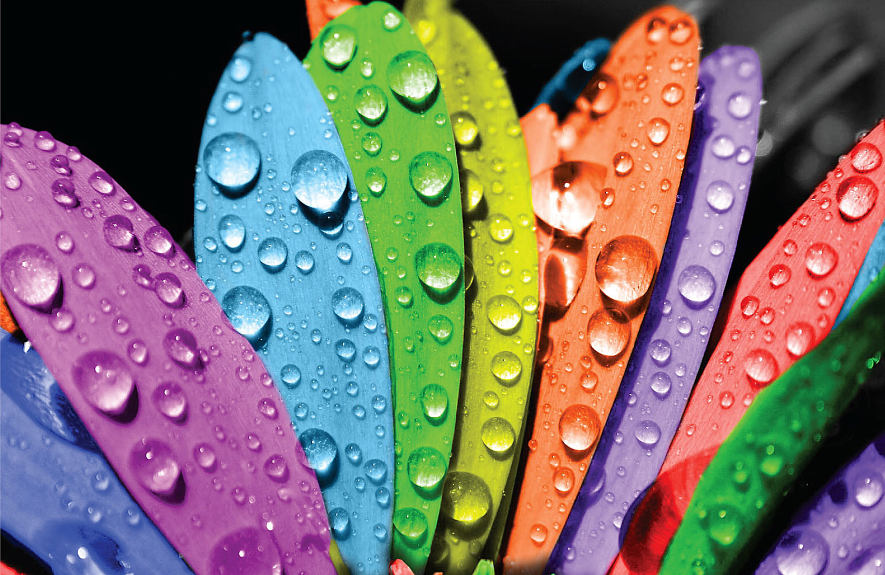
//> input picture prj.lab/lab09/Leaves/Листья.jpg, 1769 x 1150 px (shown at 1/2 size)
$ ./main   (built with g++ and OpenCV 4)
//> lines starting //> are read from the running program, lines starting //| are printed output that depends on the picture
//> further down, img is the input picture: 1150 rows x 1769 cols, CV_8UC3; mean B, G, R 108.8, 112.7, 124.1
#include <opencv2/opencv.hpp>
#include <string>
#include <iostream>
#include <vector>

// Функция для линейного RGB преобразования
cv::Mat linearizeRGB(const cv::Mat& src) {
    cv::Mat linRGB;
    src.convertTo(linRGB, CV_32F, 1.0 / 255.0);

    cv::Mat linRGBChannels[3];
    cv::split(linRGB, linRGBChannels);

    for (int i = 0; i < 3; ++i) {
        cv::pow(linRGBChannels[i], 1.9, linRGBChannels[i]); // Gamma correction with gamma=2.2
    }

    cv::merge(linRGBChannels, 3, linRGB);
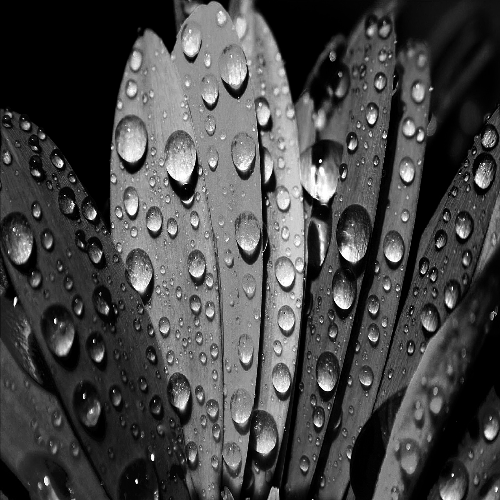
//> linRGBChannels[1]: 500 rows x 500 cols, CV_32FC1; min 0, max 1, mean 0.279
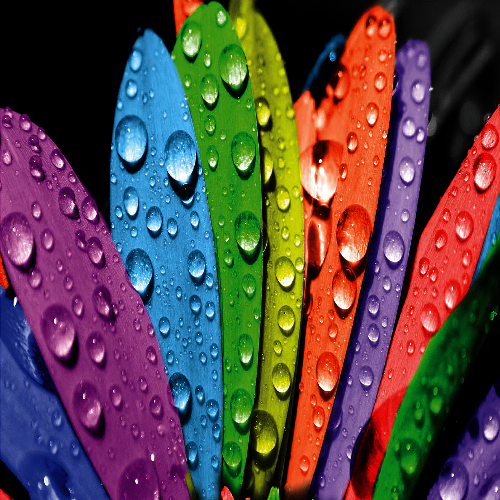
//> linRGB: 500 rows x 500 cols, CV_32FC3; mean B, G, R 0.28, 0.279, 0.351
    return linRGB;
}

// Функция Gray World для выравнивания баланса белого
cv::Mat grayWorld(const cv::Mat& src) {
    if (src.empty()) {
        std::cerr << "Error: Input image is empty!" << std::endl;
        return cv::Mat();
    }

    cv::Mat linRGB = linearizeRGB(src);
    cv::imwrite("linRGB_grayWorld.png", linRGB); // Сохраняем промежуточное изображение

    std::vector<cv::Mat> channels;
    cv::split(linRGB, channels);

    double avgB = cv::mean(channels[0])[0];
//> avgB = 0.28
    double avgG = cv::mean(channels[1])[0];
//> avgG = 0.279
    double avgR = cv::mean(channels[2])[0];
//> avgR = 0.351

    double avgGray = (avgB + avgG + avgR) / 3.0;
//> avgGray = 0.303

    channels[0] = channels[0] * (avgGray / avgB);
    channels[1] = channels[1] * (avgGray / avgG);
    channels[2] = channels[2] * (avgGray / avgR);
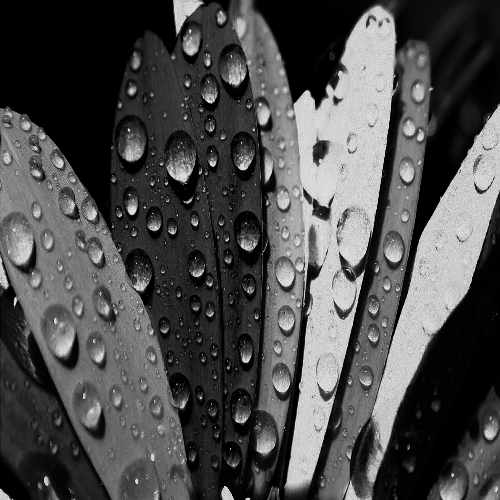
//> channels[2]: 500 rows x 500 cols, CV_32FC1; min 0, max 0.864, mean 0.303

    cv::Mat result;
    cv::merge(channels, result);

    cv::pow(result, 1.0 / 2.2, result); // Reverse gamma correction

    result.convertTo(result, CV_8U, 255.0);
//> result: 500 rows x 500 cols, CV_8UC3
    return result;
}

// Функция для ручного автоконтрастирования
cv::Mat autoContrast(const cv::Mat& src) {
    if (src.empty()) {
        std::cerr << "Error: Input image is empty!" << std::endl;
        return cv::Mat();
    }

    cv::Mat linRGB = linearizeRGB(src);
    cv::imwrite("linRGB_autoContrast.png", linRGB); // Сохраняем промежуточное изображение

    cv::Mat result;
    cv::normalize(linRGB, result, 0, 1, cv::NORM_MINMAX);

    cv::pow(result, 1.0 / 2.2, result); // Reverse gamma correction

    result.convertTo(result, CV_8U, 255.0);
    return result;
}

// Функция для вычисления SSIM
cv::Mat computeSSIM(const cv::Mat& img1, const cv::Mat& img2, double& ssim_value) {
    cv::Mat img1_gray, img2_gray;
    cv::cvtColor(img1, img1_gray, cv::COLOR_BGR2GRAY);
    cv::cvtColor(img2, img2_gray, cv::COLOR_BGR2GRAY);

    const double C1 = 6.5025, C2 = 58.5225;

    cv::Mat I1, I2;
    img1_gray.convertTo(I1, CV_32F);
    img2_gray.convertTo(I2, CV_32F);

    cv::Mat I1_2 = I1.mul(I1);
    cv::Mat I2_2 = I2.mul(I2);
    cv::Mat I1_I2 = I1.mul(I2);

    cv::Mat mu1, mu2;
    cv::GaussianBlur(I1, mu1, cv::Size(11, 11), 1.5);
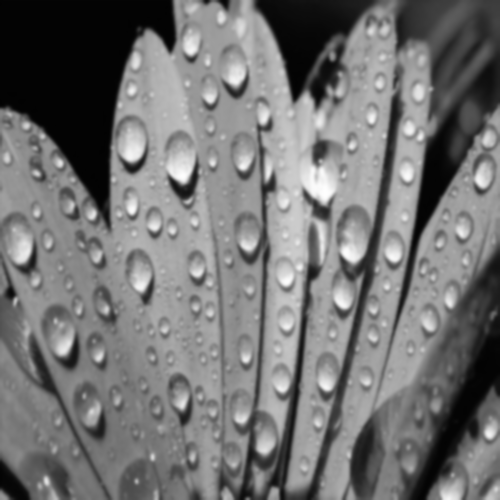
//> mu1: 500 rows x 500 cols, CV_32FC1; min 2.43, max 254.6, mean 115.5
    cv::GaussianBlur(I2, mu2, cv::Size(11, 11), 1.5);

    cv::Mat mu1_2 = mu1.mul(mu1);
    cv::Mat mu2_2 = mu2.mul(mu2);
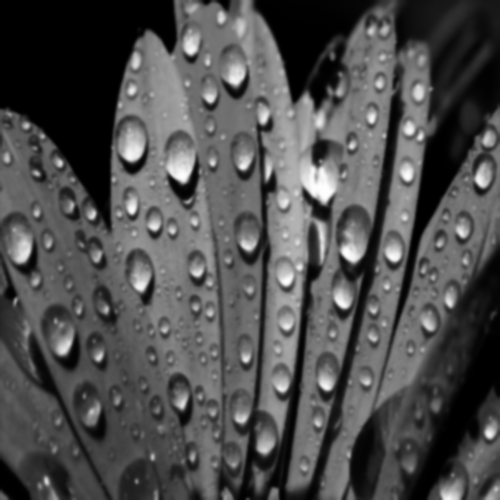
//> mu2_2: 500 rows x 500 cols, CV_32FC1; min 18.53, max 62489.8, mean 19318.5; drawn with min black and max white
    cv::Mat mu1_mu2 = mu1.mul(mu2);

    cv::Mat sigma1_2, sigma2_2, sigma12;
    cv::GaussianBlur(I1_2, sigma1_2, cv::Size(11, 11), 1.5);
    cv::GaussianBlur(I2_2, sigma2_2, cv::Size(11, 11), 1.5);
    cv::GaussianBlur(I1_I2, sigma12, cv::Size(11, 11), 1.5);

    sigma1_2 -= mu1_2;
    sigma2_2 -= mu2_2;
    sigma12 -= mu1_mu2;

    cv::Mat t1, t2, t3;
    t1 = 2 * mu1_mu2 + C1;
    t2 = 2 * sigma12 + C2;
    t3 = t1.mul(t2);
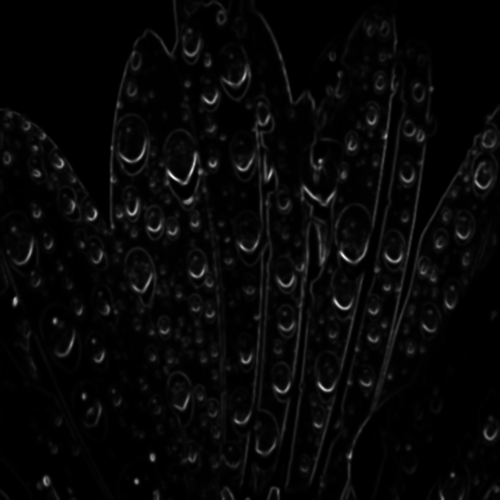
//> t3: 500 rows x 500 cols, CV_32FC1; min 1808.6, max 1.18e+09, mean 35739388; drawn with min black and max white

    t1 = mu1_2 + mu2_2 + C1;
    t2 = sigma1_2 + sigma2_2 + C2;
    t1 = t1.mul(t2);

    cv::Mat ssim_map;
    cv::divide(t3, t1, ssim_map);
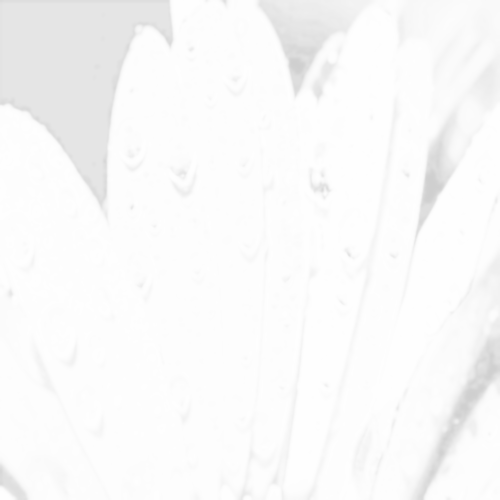
//> ssim_map: 500 rows x 500 cols, CV_32FC1; min 0.815, max 0.999, mean 0.979
    ssim_value = cv::mean(ssim_map)[0];
//> ssim_value = 0.979

    return ssim_map;
}

// Функция для вычисления PSNR
double computePSNR(const cv::Mat& img1, const cv::Mat& img2) {
    cv::Mat s1;
    cv::absdiff(img1, img2, s1); // |img1 - img2|
    s1.convertTo(s1, CV_32F);    // разница должна быть в формате float
    s1 = s1.mul(s1);             // |img1 - img2|^2

    cv::Scalar s = cv::sum(s1);  // сумма всех элементов

    double sse = s.val[0] + s.val[1] + s.val[2]; // сумма квадратов ошибок

    if (sse == 0) {
        return 0; // изображения идентичны
    }
    else {
        double mse = sse / (double)(img1.channels() * img1.total());
        double psnr = 10.0 * log10((255 * 255) / mse);
        return psnr;
    }
}

// Функция для создания изображения с результатами SSIM и PSNR
cv::Mat createResultImage(double ssimGrayWorld, double ssimAutoContrast, double psnrGrayWorld, double psnrAutoContrast) {
    cv::Mat resultImage = cv::Mat::zeros(300, 600, CV_8UC3);
    cv::putText(resultImage, "Quality Metrics", cv::Point(20, 30), cv::FONT_HERSHEY_SIMPLEX, 1, cv::Scalar(255, 255, 255), 2);
    cv::putText(resultImage, "Original vs Gray World:", cv::Point(20, 80), cv::FONT_HERSHEY_SIMPLEX, 0.7, cv::Scalar(255, 255, 255), 2);
    cv::putText(resultImage, "SSIM: " + std::to_string(ssimGrayWorld), cv::Point(20, 110), cv::FONT_HERSHEY_SIMPLEX, 0.7, cv::Scalar(255, 255, 255), 2);
    cv::putText(resultImage, "PSNR: " + std::to_string(psnrGrayWorld), cv::Point(20, 140), cv::FONT_HERSHEY_SIMPLEX, 0.7, cv::Scalar(255, 255, 255), 2);

    cv::putText(resultImage, "Original vs Auto Contrast:", cv::Point(20, 190), cv::FONT_HERSHEY_SIMPLEX, 0.7, cv::Scalar(255, 255, 255), 2);
    cv::putText(resultImage, "SSIM: " + std::to_string(ssimAutoContrast), cv::Point(20, 220), cv::FONT_HERSHEY_SIMPLEX, 0.7, cv::Scalar(255, 255, 255), 2);
    cv::putText(resultImage, "PSNR: " + std::to_string(psnrAutoContrast), cv::Point(20, 250), cv::FONT_HERSHEY_SIMPLEX, 0.7, cv::Scalar(255, 255, 255), 2);

    return resultImage;
}

int main() {
    std::string input = "C://opencv/misis2024s-21-01-uskov-n-a/prj.lab/lab09/Leaves/Листья.jpg";

    // Загружаем изображение
    cv::Mat img = cv::imread(input);
    if (img.empty()) {
        std::cerr << "Error: Unable to load input image!" << std::endl;
        return -1;
    }

    cv::resize(img, img, cv::Size(500, 500));

    // Применяем функцию Gray World
    cv::Mat resultGrayWorld = grayWorld(img);

    // Сохраняем результат Gray World
    cv::imwrite("resultGrayWorld.png", resultGrayWorld);

    // Применяем функцию автоконтрастирования
    cv::Mat resultAutoContrast = autoContrast(img);

    // Сохраняем результат автоконтрастирования
    cv::imwrite("outputAutoContrast.png", resultAutoContrast);

    // Вычисляем SSIM между оригиналом и изображениями
    double ssimGrayWorld;
    double ssimAutoContrast;

    cv::Mat ssimMapGrayWorld = computeSSIM(img, resultGrayWorld, ssimGrayWorld);
//> ssimGrayWorld = 0.979
    cv::Mat ssimMapAutoContrast = computeSSIM(img, resultAutoContrast, ssimAutoContrast);
//> ssimAutoContrast = 0.981

    // Вычисляем PSNR между оригиналом и изображениями
    double psnrGrayWorld = computePSNR(img, resultGrayWorld);
//> in computePSNR, `cv::Scalar s = cv::sum(s1);`: s = Scalar(50178442, 57817249, 15147398)
//> in computePSNR, `double sse = s.val[0] + s.val[1] + s.val[2];`: sse = 123143089
//> in computePSNR, `double mse = sse / (double)(img1.channels() * img1.total());`: mse = 164.2
//> in computePSNR, `double psnr = 10.0 * log10((255 * 255) / mse);`: psnr = 25.98
//> psnrGrayWorld = 25.98
    double psnrAutoContrast = computePSNR(img, resultAutoContrast);
//> psnrAutoContrast = 28.16

    // Создаем изображение с результатами SSIM и PSNR
    cv::Mat resultImage = createResultImage(ssimGrayWorld, ssimAutoContrast, psnrGrayWorld, psnrAutoContrast);

    // Отображаем результат
    cv::imshow("Original", img);
    cv::imshow("Gray World", resultGrayWorld);
    cv::imshow("Auto Contrast", resultAutoContrast);
    cv::imshow("Quality Metrics", resultImage);
    cv::imwrite("QualityMetrics.png", resultImage);

    cv::waitKey(0);

    return 0;
}
